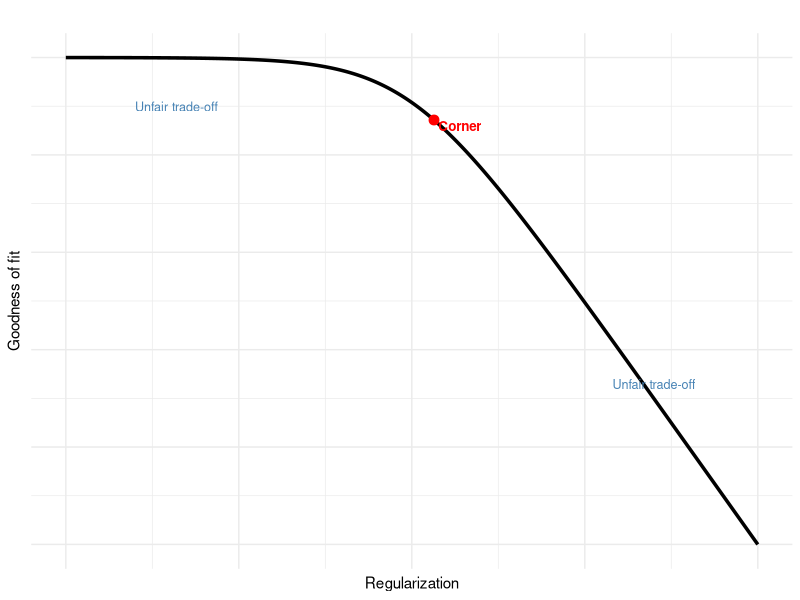

Generate this figure with R: (Note: this script raises an error after producing the figure.)
# ------------------------------------------------------------
# L-shaped function f(x) and its curvature kappa(x)
#
# f(x) is a smooth "softplus" curve that behaves like -x for
# x << 0 (steep/vertical branch) and flattens to 0 for x >> 0
# (flat/horizontal branch) — i.e. an L-shape.
#
# Curvature of a curve y = f(x) is:
#     kappa(x) = |f''(x)| / (1 + f'(x)^2)^(3/2)
# ------------------------------------------------------------

library(ggplot2)
theme_set(theme_minimal())

#### Example L curve ####

k <- 1.5   # sharpness of the corner (larger k = sharper bend)

f  <- function(x) -(1/k) * log(1 + exp(k * x))       # the L-shaped function
f1 <- function(x) -1 / (1 + exp(k * x))               # first derivative f'(x)
f2 <- function(x) k * exp(k * x) / (1 + exp(k * x))^2 # second derivative f''(x)

kappa <- function(x) abs(f2(x)) / (1 + f1(x)^2)^1.5   # curvature formula

# --- Find x that maximizes curvature ---------------------------
opt <- optimize(kappa, interval = c(-10, 10), maximum = TRUE)
x_star <- opt$maximum
k_star <- opt$objective

cat("Maximum curvature at x =", round(x_star, 4),
    " with kappa =", round(k_star, 4), "\n")
cat("f(x*) =", round(f(x_star), 4), "\n")

# --- Build data frame for plotting ------------------------------
x <- seq(-5, 5, length.out = 1000)
df <- data.frame(x = x, y = f(x), kap = kappa(x))

# --- Top panel: the L-shaped function ---------------------------
pdf("Manuscripts/Figures/example_lcurve.pdf", height = 4, width = 4)
ggplot(df, aes(x, y)) +
  geom_line(linewidth = 1.2) +
  geom_point(data = data.frame(x = x_star, y = f(x_star)),
             aes(x, y), color = "red", size = 3) +
  annotate("text", x = x_star, y = f(x_star),
           label = "Corner",
           color = "red", fontface = "bold", hjust = -0.1, vjust = 1.1,
           size = 3.4) +
  annotate("text", x = -4, y = f(-4)-0.5,
           label = "Unfair trade-off",
           color = "steelblue", hjust = 0, size = 3.2) +
  annotate("text", x = 3.5, y = f(3.5) + 0.15,
           label = "Unfair trade-off",
           color = "Steelblue", hjust = 0.5, size = 3.2) +
  labs(title = " ", x = "Regularization", y = "Goodness of fit") +
  theme(axis.text = element_blank())
dev.off()

#### Example from simulation ####

output_i <- read_rds("Simulation/Output/out_smooth_p10_T10.rds")

best_lam <- c(
  menger = menger_corner(output_i, plot = F)$lambda_star,
  perp_dist = lcurve_corner_dist(output_i)$lambda_star)


output_i <- output_i %>%
  mutate_at(2:4, log)

# --- KEY CHANGE: rescale movement and stress to [0, 1] -------------
# so that both axes are on the same numerical scale, and a
# perpendicular line computed via dot-product projection will
# actually render as perpendicular under default (non-fixed) coords
range01 <- function(x) (x - min(x, na.rm = TRUE)) / diff(range(x, na.rm = TRUE))

output_i <- output_i %>%
  mutate(movement = range01(movement),
         stress   = range01(stress))


# point coordinates
max_dist_point <- output_i[output_i$lambda == best_lam["perp_dist"],
                           c("movement", "stress")]
menger_point <- output_i[output_i$lambda == best_lam["menger"],
                         c("movement", "stress")]
points <- rbind(max_dist_point, menger_point)
points$method <- c("Max dist", "Menger")

# get first and last points (defines the blue reference line)
first_pt <- output_i %>% slice(1)
last_pt  <- output_i %>% slice(n())

x1 <- first_pt$movement; y1 <- first_pt$stress
x2 <- last_pt$movement;  y2 <- last_pt$stress

# max dist point
xm <- points$movement[1]
ym <- points$stress[1]

# compute the perpendicular foot (projection of max dist point onto the line)
dx <- x2 - x1;  dy <- y2 - y1
t  <- ((xm - x1) * dx + (ym - y1) * dy) / (dx^2 + dy^2)
xf <- x1 + t * dx
yf <- y1 + t * dy


# plot
pdf("Manuscripts/Figures/simulation_lcurve.pdf", height = 4, width = 4)
output_i %>%
  ggplot(aes(x = movement, y = stress)) +
  geom_point(size = 0.5) +
  geom_line() +
  geom_point(data = points, aes(x = movement, y = stress),
             size = 2, col = "red") +
  geom_label(data = points, aes(x = movement, y = stress, label = method),
             nudge_y = 0.05,
             nudge_x = 0.1,
             color   = "red",
             size    = 3) +
  # 1. straight line from first to last point
  annotate("segment",
           x = x1, y = y1, xend = x2, yend = y2,
           color = "blue", linetype = "dashed") +
  # 2. perpendicular line from max dist point to the blue line
  annotate("segment",
           x = xm, y = ym, xend = xf, yend = yf,
           color = "darkgreen", linetype = "dotted") +
  # force equal visual scaling on both axes so the right angle
  # is actually rendered as a right angle
  coord_fixed(ratio = 1)+
  labs(x = "Movement (normalized)", y = "Stress (normalized)")
dev.off()
